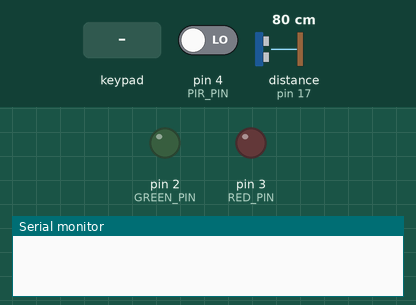
This sketch was run on a simulated Arduino Uno, built with avr-gcc and run on an emulated ATmega328P. On the bench: output pins drawn as LEDs (lit = HIGH), the last lines printed to the serial monitor. The inputs (shaded band) are chosen by the test bench; at power-on: pin 4 (PIR_PIN) LOW, distance to the obstacle (sensor on pin 17) 80 cm. The echo pulse lasts 58.3 µs per cm; pins used as bus, display or sensor lines are not drawn.

Above: at 1.2 s.
1.3 s: keypad keys 1 2 3 4 5 pressed 0.4 s apart
At 2.4 s:
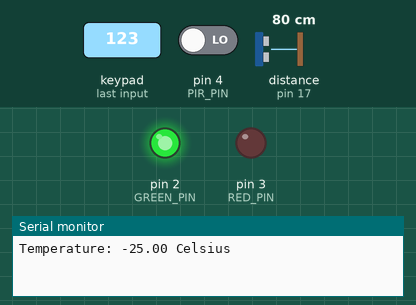
6.3 s: pin 4 (PIR_PIN) driven HIGH
At 8.7 s:
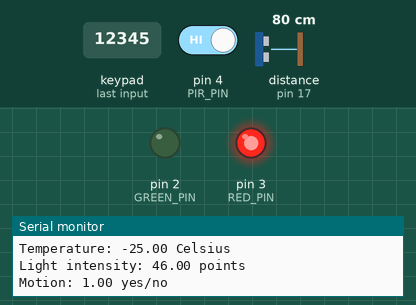
Timing chart, 0 to 17.9 s (numbered marks = the images above; inputs shaded):
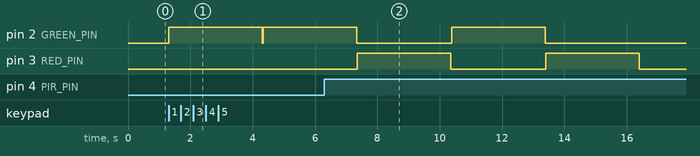

Measured:
- after the input at 1.3 s, pin 2 (GREEN_PIN): LOW → HIGH at once, → LOW 3.0 s later, → HIGH 0.02 s later
- by itself, pin 3 (RED_PIN): alternates HIGH for 3.0 s and LOW for 3.1 s

The sketch:

sensors.ino
```cpp
#include <Keypad.h>

//STRUCTURES FOR SENSORS
//1 - TEMPERATURE SENSOR
//2 - LIGHT INTENSITY SENSOR
//3 - PIR SENSOR
//4 - ULTRASONIC SENSOR
//5 - SMOKE SENSOR

enum {sensorTemp, sensorLight, sensorPIR, sensorDistance, sensorGas, nrOfSensors};
char listCommands[5] = {'1', '2', '3', '4', '5'};

typedef struct {
  float (*get) (void);
  float threshold;
  char paramName[20];
  char unitName[10];
} sensorType;


//CONFIGURE KEYPAD
const byte ROWS = 4;
const byte COLS = 4;

char hexaKeys[ROWS][COLS] = {
{'1', '2', '3', 'A'},
{'4', '5', '6', 'B'},
{'7', '8', '9', 'C'},
{'*', '0', '#', 'D'}
};

byte rowPins[ROWS] = {12, 11, 10, 9};
byte colPins[COLS] = {8, 7, 6, 5};

bool checkCommand(char command){
  bool value = false;
  for(int i=0;i < nrOfSensors;i++){
    if(command == listCommands[i]){
      value = true;
    }
  }
  return value;
}

Keypad customKeypad = Keypad(makeKeymap(hexaKeys), rowPins, colPins, ROWS, COLS);

//CONFIGURE LED PINS

#define RED_PIN 3
#define GREEN_PIN 2

void setupLeds() {
  pinMode(RED_PIN, OUTPUT);
  pinMode(GREEN_PIN, OUTPUT);
}

void activateRedLed(){
  digitalWrite(RED_PIN, HIGH);
  delay(3000);
  digitalWrite(RED_PIN, LOW);
}

void activateGreenLed(){
  digitalWrite(GREEN_PIN, HIGH);
  delay(3000);
  digitalWrite(GREEN_PIN, LOW);
}

//TEMPERATURE SENSOR

#define TEMP_PIN A0
// ADC range
#define ADC_MIN 0
#define ADC_MAX 1023
// Temperature range
#define TEMP_MIN -40
#define TEMP_MAX 125

void setupTemperature() {
  pinMode(TEMP_PIN, INPUT);
}

float getTemperature(){
  int rawTemp = analogRead(TEMP_PIN);
  float temp = map(((rawTemp - 20) * 3.04), ADC_MIN, ADC_MAX, TEMP_MIN, TEMP_MAX);
  return temp;
}

//LIGHT SENSOR

#define LIGHT_PIN A1
#define LIGHT_MIN 10
#define LIGHT_MAX 100
#define ADC_MIN 0
#define ADC_MAX 1023
#define VOLT_MIN 0
#define VOLT_MAX 5


void setupLight() {
  pinMode(LIGHT_PIN, INPUT);
}

float getLight() {
  int rawLight = analogRead(LIGHT_PIN);
  float voltage = map(rawLight, ADC_MIN, ADC_MAX, VOLT_MIN, VOLT_MAX);
  float light = map(voltage, VOLT_MIN, VOLT_MAX, LIGHT_MIN, LIGHT_MAX);
  return light;
}


//PIR SENSOR

#define PIR_PIN 4

void setupPIR() {
  pinMode(PIR_PIN, INPUT);
}

float getPIR(){
  int statePIR = digitalRead(PIR_PIN);
  return statePIR;
}

//ULTRASONIC SENSOR
#define TRIG_PIN 16
#define ECHO_PIN 17

// defines variables
long duration;
int distance;

void setupUltrasonic() {
  pinMode(TRIG_PIN, OUTPUT);
  pinMode(ECHO_PIN, INPUT);
}

float getDistance() {
  digitalWrite(TRIG_PIN, LOW);
  delayMicroseconds(2);
  digitalWrite(TRIG_PIN, HIGH);
  delayMicroseconds(10);
  digitalWrite(TRIG_PIN, LOW);
  duration = pulseIn(ECHO_PIN, HIGH);
  // Calculating the distance
  distance= duration*0.034/2;
  return distance;
}

//GAS SENSOR

#define GAS_PIN A4

void setupGas(){
  pinMode(GAS_PIN, INPUT);
}

float getGas(){
  int stateGas;
  float rawGas = analogRead(GAS_PIN);
  if (rawGas >= 150) {
    stateGas = 1;
  }
  else {
    stateGas = 0;
  }
  return stateGas;
}


sensorType mySensors[nrOfSensors] = {
  {
    getTemperature,
    40.0,
    "Temperature",
    "Celsius"
  },
  {
    getLight,
    50.0,
    "Light intensity",
    "points"
  },
  {
    getPIR,
    1.0,
    "Motion",
    "yes/no"
  },
  {
    getDistance,
    150.0,
    "Distance",
    "cm"
  },
  {
    getGas,
    1.0,
    "Smoke",
    "yes/no"
  }
};

float getSensorValue(int id) {
  if(id < nrOfSensors) {
    return mySensors[id].get();
  }
}

float getThreshold(int id) {
  if(id < nrOfSensors) {
    return mySensors[id].threshold;
  }
}

char * getSensorUnit(int id) {
    if(id < nrOfSensors) {
      return mySensors[id].unitName;
    }
}

char * getParamName(int id) {
    if(id < nrOfSensors) {
      return mySensors[id].paramName;
    }
}


void setup()
{
  Serial.begin(9600);
  setupLeds();
  setupTemperature();
  setupLight();
  setupPIR();
  setupUltrasonic();
  setupGas();
}

void loop()
{
  char command = customKeypad.waitForKey();
  if (checkCommand(command)){
    int index = command - '0';
    index--;
    char * paramName = getParamName(index);
    Serial.print(paramName);
    Serial.print(": ");

    float value = getSensorValue(index);
    Serial.print(value);

    char * unit = getSensorUnit(index);
    Serial.print(" ");
    Serial.print(unit);

    Serial.println();

    float threshold = getThreshold(index);
    if(value >= threshold) {
      activateRedLed();
    }
    else {
      activateGreenLed();
    }
  }
  else {
    Serial.println("Invalid command. Try one more time");
    Serial.println();
  }
}
```
